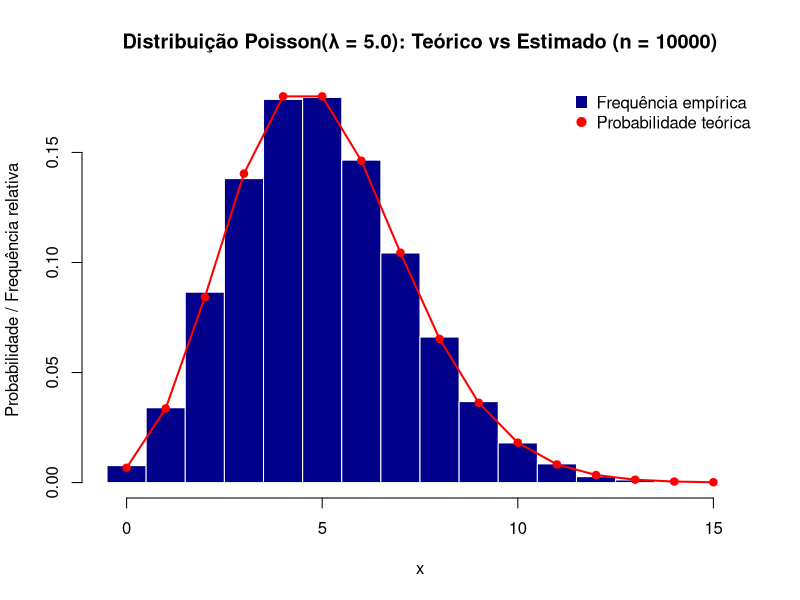

Recreate this plot in R.
poisson_ar_1 <- function(lambda) {
  f_pois <- function(k, lambda) {
    return(exp(k * log(lambda) - lambda - lgamma(k + 1)))
  }
  fmax <- f_pois(floor(lambda), lambda)
  kmax <- qpois(0.9999, lambda = 5)
  repeat {
    y <- sample(0:kmax, 1)
    fy <- f_pois(y, lambda)
    gy <- 1 / (kmax + 1)
    u <- runif(1)
    if (u < fy / (fmax)) {
      return(y)
    }
  }
}
poisson_ar <- function(lambda, n = 1) {
  replicate(n, poisson_ar_1(lambda))
}

#Conferindo resultados
#lambda <- 5
#amostra <- poisson_ar(n = 10000, lambda = lambda)

#tab <- rbind(
#  round(prop.table(table(amostra)), 3),
#  round(dpois(0:max(amostra), lambda), 3)
#)
#colnames(tab) <- 0:max(amostra)
#rownames(tab) <- c("freq", "prob")

#tab <- tab[, 1:10] %>%
#  kbl(
#    align = c(rep("c", 5)),
#    caption = "Comparação de frequências relativas com probabilidades teóricas"
#  )
#tab %>%
#  kable_styling(
#    latex_options = "hold_position",
#    bootstrap_options = c("bordered"),
#    font_size = 8
#  )



# --- Função auxiliar: densidade Poisson ---
f_pois <- function(k, lambda) {
  exp(k * log(lambda) - lambda - lgamma(k + 1))
}

# --- Geração por aceitação e rejeição ---
poisson_ar_1 <- function(lambda) {
  fmax <- f_pois(floor(lambda), lambda)  # valor máximo da f(k)
  kmax <- qpois(0.9999, lambda = lambda) # valor máximo de amostragem
  repeat {
    y <- sample(0:kmax, 1)
    fy <- f_pois(y, lambda)
    u <- runif(1)
    if (u < fy / fmax) {
      return(y)
    }
  }
}

poisson_ar <- function(lambda, n = 1) {
  replicate(n, poisson_ar_1(lambda))
}

# --- Parâmetros e amostra ---
set.seed(20252)
lambda <- 5
n <- 10000
amostra <- poisson_ar(lambda = lambda, n = n)
dir.create("figuras", showWarnings = FALSE)
png("figuras/graf_poisson.png", width = 800, height = 600, res = 120)
# --- Histograma das frequências relativas ---
hist(amostra,
     breaks = seq(-0.5, max(amostra) + 0.5, 1),
     freq = FALSE,
     col = "darkblue",
     border = "white",
     main = sprintf("Distribuição Poisson(λ = %.1f): Teórico vs Estimado (n = %d)", lambda, n),
     xlab = "x",
     ylab = "Probabilidade / Frequência relativa"
)

# --- Probabilidades teóricas ---
x_vals <- 0:max(amostra)
prob_teo <- dpois(x_vals, lambda)

# --- Sobreposição das probabilidades teóricas ---
points(x_vals, prob_teo, col = "red", pch = 19)
lines(x_vals, prob_teo, col = "red", lwd = 2)

# --- Legenda ---
legend("topright",
       legend = c("Frequência empírica", "Probabilidade teórica"),
       col = c("darkblue", "red"),
       pch = c(15, 19),
       pt.cex = c(1.5, 1.2),
       bty = "n")

dev.off()
